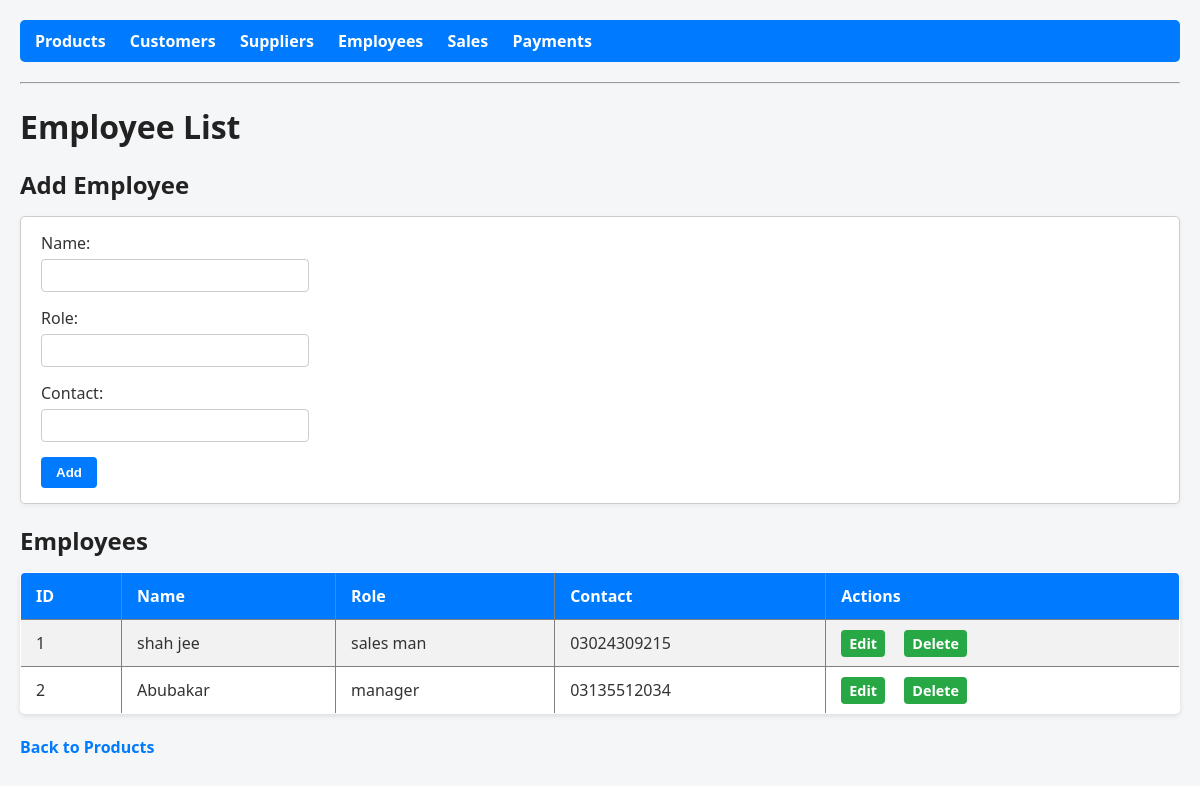
The page /employees on the database its author committed.
### tables this page shows
CREATE TABLE Employee (
    EmployeeID INTEGER PRIMARY KEY AUTOINCREMENT,
    Name TEXT NOT NULL,
    Role TEXT,
    Contact TEXT
);

### app.py (the view)
@app.route('/employees')
def employees():
    conn = get_db_connection()
    employees = conn.execute('SELECT * FROM Employee').fetchall()
    conn.close()
    return render_template('employees.html', employees=employees)

### app.py (called while the page is built)
def get_db_connection():
    conn = sqlite3.connect(DB)
    conn.row_factory = sqlite3.Row
    return conn

### templates/employees.html (shortened to what this page needs)
<!DOCTYPE html>
<html>
<head>
    <link rel="stylesheet" href="{{ url_for('static', filename='style.css') }}">
</head>
<body>
    <nav class="navbar">
    <a href="{{ url_for('index') }}">Products</a>
    <a href="{{ url_for('customers') }}">Customers</a>
    <a href="{{ url_for('suppliers') }}">Suppliers</a>
    <a href="{{ url_for('employees') }}">Employees</a>
    <a href="{{ url_for('sales') }}">Sales</a>
    <a href="{{ url_for('payments') }}">Payments</a>
</nav>
<hr>
    <h1>Employee List</h1>
    <h2>Add Employee</h2>
    <form method="POST" action="{{ url_for('add_employee') }}">
        Name: <input type="text" name="name" required>
        Role: <input type="text" name="role">
        Contact: <input type="text" name="contact">
        <button type="submit">Add</button>
    </form>
    <h2>Employees</h2>
    <table border="1">
        <tr>
            <th>ID</th>
            <th>Name</th>
            <th>Role</th>
            <th>Contact</th>
            <th>Actions</th>
        </tr>
        {% for employee in employees %}
        <tr>
            <td>{{ employee['EmployeeID'] }}</td>
            <td>{{ employee['Name'] }}</td>
            <td>{{ employee['Role'] }}</td>
            <td>{{ employee['Contact'] }}</td>
            <td>
                <a href="{{ url_for('edit_employee', id=employee['EmployeeID']) }}">Edit</a>
                <a href="{{ url_for('delete_employee', id=employee['EmployeeID']) }}">Delete</a>
            </td>
        </tr>
        {% endfor %}
    </table>
    <br>
    <a href="{{ url_for('index') }}">Back to Products</a>
</body>
</html>

### static/style.css (style rules this page uses)
body { font-family: "Segoe UI", Tahoma, Geneva, Verdana, sans-serif; margin: 20px; background-color: #f4f6f8; color: #333; }
h1, h2, h3 { color: #222; margin-bottom: 15px; }
.navbar { background-color: #007BFF; padding: 10px 15px; border-radius: 5px; margin-bottom: 20px; }
.navbar a { color: white; font-weight: bold; text-decoration: none; margin-right: 20px; }
table { width: 100%; border-collapse: collapse; margin-top: 10px; background-color: #fff; box-shadow: 0 2px 5px rgba(0,0,0,0.1); border-radius: 5px; overflow: hidden; }
th, td { padding: 12px 15px; text-align: left; }
th { background-color: #007BFF; color: white; font-weight: bold; }
tr:nth-child(even) { background-color: #f2f2f2; }
table a { padding: 4px 8px; background-color: #28a745; color: white; border-radius: 4px; font-size: 0.9em; text-decoration: none; }
form { background-color: #fff; padding: 15px 20px; border-radius: 5px; border: 1px solid #ccc; margin-bottom: 20px; box-shadow: 0 2px 5px rgba(0,0,0,0.05); }
form input[type="text"], form input[type="number"], form input[type="date"], form select { padding: 8px; margin: 5px 0 15px 0; width: 250px; border: 1px solid #ccc; border-radius: 4px; display: block; }
form button { padding: 8px 15px; background-color: #007BFF; color: white; border: none; border-radius: 4px; cursor: pointer; font-weight: bold; }
a { text-decoration: none; color: #007BFF; margin-right: 15px; font-weight: bold; }

### rows shown on the page
Employee: EmployeeID "1", Name "shah jee", Role "sales man", Contact "03024309215"
Employee: EmployeeID "2", Name "Abubakar", Role "manager", Contact "03135512034"
